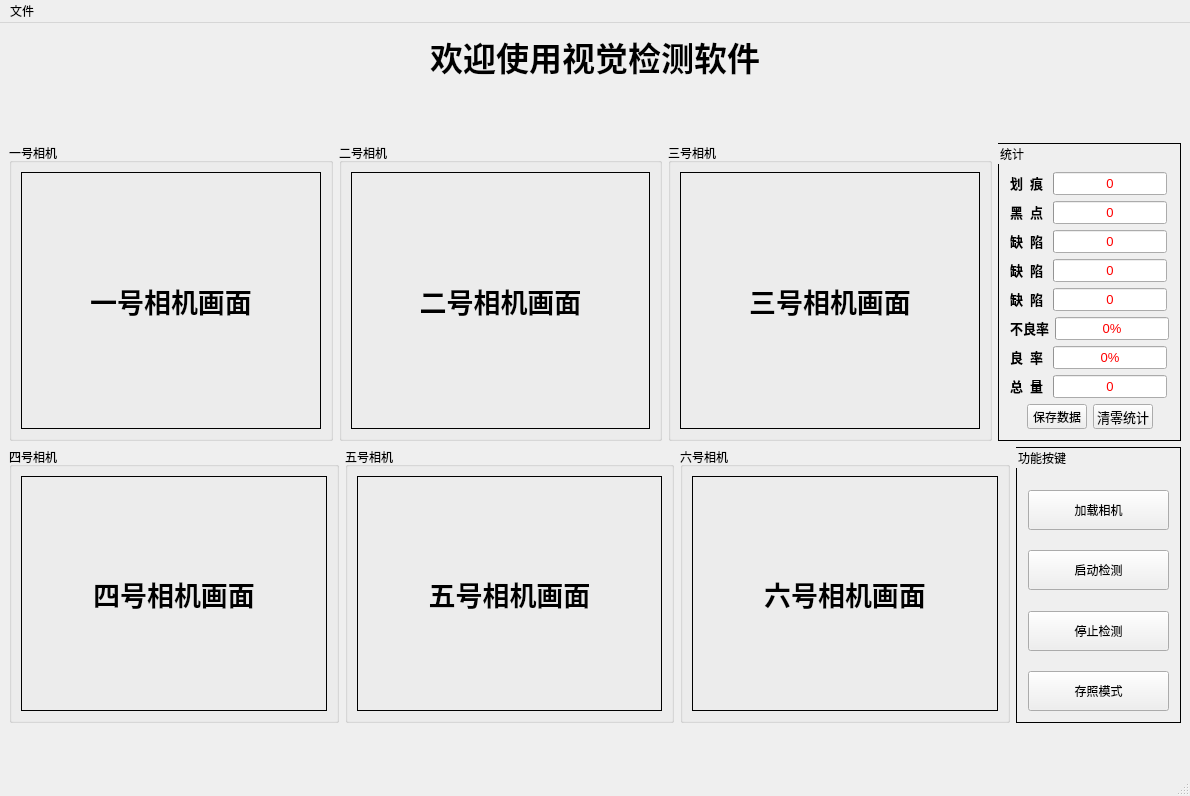
<?xml version="1.0" encoding="UTF-8"?>
<ui version="4.0">
 <class>MainWindow</class>
 <widget class="QMainWindow" name="MainWindow">
  <property name="geometry">
   <rect>
    <x>0</x>
    <y>0</y>
    <width>1190</width>
    <height>796</height>
   </rect>
  </property>
  <property name="windowTitle">
   <string>MainWindow</string>
  </property>
  <widget class="QWidget" name="centralwidget">
   <layout class="QHBoxLayout" name="horizontalLayout_15">
    <item>
     <layout class="QVBoxLayout" name="verticalLayout_3" stretch="0,0,6,6,0">
      <item>
       <widget class="QLabel" name="label">
        <property name="font">
         <font>
          <pointsize>25</pointsize>
          <weight>75</weight>
          <bold>true</bold>
         </font>
        </property>
        <property name="text">
         <string>欢迎使用视觉检测软件</string>
        </property>
        <property name="alignment">
         <set>Qt::AlignCenter</set>
        </property>
       </widget>
      </item>
      <item>
       <widget class="QLabel" name="label_time">
        <property name="minimumSize">
         <size>
          <width>0</width>
          <height>50</height>
         </size>
        </property>
        <property name="maximumSize">
         <size>
          <width>16777215</width>
          <height>50</height>
         </size>
        </property>
        <property name="font">
         <font>
          <pointsize>15</pointsize>
          <weight>75</weight>
          <bold>true</bold>
         </font>
        </property>
        <property name="text">
         <string/>
        </property>
        <property name="alignment">
         <set>Qt::AlignCenter</set>
        </property>
       </widget>
      </item>
      <item>
       <layout class="QHBoxLayout" name="horizontalLayout_4" stretch="2,2,2,1">
        <item>
         <widget class="QGroupBox" name="groupBox">
          <property name="title">
           <string>一号相机</string>
          </property>
          <layout class="QHBoxLayout" name="horizontalLayout_8">
           <item>
            <widget class="QLabel" name="label1_camera">
             <property name="font">
              <font>
               <pointsize>20</pointsize>
               <weight>75</weight>
               <bold>true</bold>
              </font>
             </property>
             <property name="frameShape">
              <enum>QFrame::Box</enum>
             </property>
             <property name="text">
              <string>一号相机画面</string>
             </property>
             <property name="alignment">
              <set>Qt::AlignCenter</set>
             </property>
            </widget>
           </item>
          </layout>
         </widget>
        </item>
        <item>
         <widget class="QGroupBox" name="groupBox_2">
          <property name="title">
           <string>二号相机</string>
          </property>
          <layout class="QHBoxLayout" name="horizontalLayout_9">
           <item>
            <widget class="QLabel" name="label2_camera">
             <property name="font">
              <font>
               <pointsize>20</pointsize>
               <weight>75</weight>
               <bold>true</bold>
              </font>
             </property>
             <property name="frameShape">
              <enum>QFrame::Box</enum>
             </property>
             <property name="text">
              <string>二号相机画面</string>
             </property>
             <property name="alignment">
              <set>Qt::AlignCenter</set>
             </property>
            </widget>
           </item>
          </layout>
         </widget>
        </item>
        <item>
         <widget class="QGroupBox" name="groupBox_3">
          <property name="title">
           <string>三号相机</string>
          </property>
          <layout class="QHBoxLayout" name="horizontalLayout_10">
           <item>
            <widget class="QLabel" name="label3_camera">
             <property name="font">
              <font>
               <pointsize>20</pointsize>
               <weight>75</weight>
               <bold>true</bold>
              </font>
             </property>
             <property name="frameShape">
              <enum>QFrame::Box</enum>
             </property>
             <property name="text">
              <string>三号相机画面</string>
             </property>
             <property name="alignment">
              <set>Qt::AlignCenter</set>
             </property>
            </widget>
           </item>
          </layout>
         </widget>
        </item>
        <item>
         <widget class="QGroupBox" name="groupBox_0">
          <property name="styleSheet">
           <string notr="true">QGroupBox#groupBox_0 { border: 1px solid black;}</string>
          </property>
          <property name="title">
           <string>统计</string>
          </property>
          <layout class="QHBoxLayout" name="horizontalLayout_20">
           <item>
            <layout class="QVBoxLayout" name="verticalLayout">
             <item>
              <layout class="QHBoxLayout" name="horizontalLayout" stretch="1,1,4,1">
               <item>
                <widget class="QLabel" name="label_sctatch_">
                 <property name="maximumSize">
                  <size>
                   <width>44</width>
                   <height>20</height>
                  </size>
                 </property>
                 <property name="font">
                  <font>
                   <pointsize>10</pointsize>
                   <weight>75</weight>
                   <bold>true</bold>
                  </font>
                 </property>
                 <property name="text">
                  <string>划  痕</string>
                 </property>
                </widget>
               </item>
               <item>
                <spacer name="horizontalSpacer">
                 <property name="orientation">
                  <enum>Qt::Horizontal</enum>
                 </property>
                 <property name="sizeHint" stdset="0">
                  <size>
                   <width>20</width>
                   <height>20</height>
                  </size>
                 </property>
                </spacer>
               </item>
               <item>
                <widget class="QProgressBar" name="sctatch_progressBar">
                 <property name="minimumSize">
                  <size>
                   <width>114</width>
                   <height>0</height>
                  </size>
                 </property>
                 <property name="font">
                  <font>
                   <pointsize>10</pointsize>
                  </font>
                 </property>
                 <property name="styleSheet">
                  <string notr="true">QProgressBar {color: red;}</string>
                 </property>
                 <property name="value">
                  <number>0</number>
                 </property>
                 <property name="alignment">
                  <set>Qt::AlignCenter</set>
                 </property>
                 <property name="invertedAppearance">
                  <bool>false</bool>
                 </property>
                 <property name="textDirection">
                  <enum>QProgressBar::TopToBottom</enum>
                 </property>
                 <property name="format">
                  <string>%v</string>
                 </property>
                </widget>
               </item>
               <item>
                <spacer name="horizontalSpacer_2">
                 <property name="orientation">
                  <enum>Qt::Horizontal</enum>
                 </property>
                 <property name="sizeHint" stdset="0">
                  <size>
                   <width>20</width>
                   <height>20</height>
                  </size>
                 </property>
                </spacer>
               </item>
              </layout>
             </item>
             <item>
              <layout class="QHBoxLayout" name="horizontalLayout_2" stretch="1,1,4,1">
               <item>
                <widget class="QLabel" name="label_blackpoint_">
                 <property name="maximumSize">
                  <size>
                   <width>44</width>
                   <height>20</height>
                  </size>
                 </property>
                 <property name="font">
                  <font>
                   <pointsize>10</pointsize>
                   <weight>75</weight>
                   <bold>true</bold>
                  </font>
                 </property>
                 <property name="text">
                  <string>黑  点</string>
                 </property>
                </widget>
               </item>
               <item>
                <spacer name="horizontalSpacer_3">
                 <property name="orientation">
                  <enum>Qt::Horizontal</enum>
                 </property>
                 <property name="sizeHint" stdset="0">
                  <size>
                   <width>20</width>
                   <height>20</height>
                  </size>
                 </property>
                </spacer>
               </item>
               <item>
                <widget class="QProgressBar" name="blackpoint_progressBar">
                 <property name="minimumSize">
                  <size>
                   <width>114</width>
                   <height>0</height>
                  </size>
                 </property>
                 <property name="font">
                  <font>
                   <pointsize>10</pointsize>
                  </font>
                 </property>
                 <property name="styleSheet">
                  <string notr="true">QProgressBar {color: red;}</string>
                 </property>
                 <property name="value">
                  <number>0</number>
                 </property>
                 <property name="alignment">
                  <set>Qt::AlignCenter</set>
                 </property>
                 <property name="format">
                  <string>%v</string>
                 </property>
                </widget>
               </item>
               <item>
                <spacer name="horizontalSpacer_4">
                 <property name="orientation">
                  <enum>Qt::Horizontal</enum>
                 </property>
                 <property name="sizeHint" stdset="0">
                  <size>
                   <width>20</width>
                   <height>20</height>
                  </size>
                 </property>
                </spacer>
               </item>
              </layout>
             </item>
             <item>
              <layout class="QHBoxLayout" name="horizontalLayout_3" stretch="1,1,4,1">
               <item>
                <widget class="QLabel" name="label_nodefine0_">
                 <property name="maximumSize">
                  <size>
                   <width>44</width>
                   <height>20</height>
                  </size>
                 </property>
                 <property name="font">
                  <font>
                   <pointsize>10</pointsize>
                   <weight>75</weight>
                   <bold>true</bold>
                  </font>
                 </property>
                 <property name="text">
                  <string>缺  陷</string>
                 </property>
                </widget>
               </item>
               <item>
                <spacer name="horizontalSpacer_5">
                 <property name="orientation">
                  <enum>Qt::Horizontal</enum>
                 </property>
                 <property name="sizeHint" stdset="0">
                  <size>
                   <width>20</width>
                   <height>20</height>
                  </size>
                 </property>
                </spacer>
               </item>
               <item>
                <widget class="QProgressBar" name="nodefine0_progressBar">
                 <property name="minimumSize">
                  <size>
                   <width>114</width>
                   <height>0</height>
                  </size>
                 </property>
                 <property name="font">
                  <font>
                   <pointsize>10</pointsize>
                  </font>
                 </property>
                 <property name="styleSheet">
                  <string notr="true">QProgressBar {color: red;}</string>
                 </property>
                 <property name="value">
                  <number>0</number>
                 </property>
                 <property name="alignment">
                  <set>Qt::AlignCenter</set>
                 </property>
                 <property name="format">
                  <string>%v</string>
                 </property>
                </widget>
               </item>
               <item>
                <spacer name="horizontalSpacer_6">
                 <property name="orientation">
                  <enum>Qt::Horizontal</enum>
                 </property>
                 <property name="sizeHint" stdset="0">
                  <size>
                   <width>20</width>
                   <height>20</height>
                  </size>
                 </property>
                </spacer>
               </item>
              </layout>
             </item>
             <item>
              <layout class="QHBoxLayout" name="horizontalLayout_6" stretch="1,1,4,1">
               <item>
                <widget class="QLabel" name="label_nodefine1_">
                 <property name="maximumSize">
                  <size>
                   <width>44</width>
                   <height>20</height>
                  </size>
                 </property>
                 <property name="font">
                  <font>
                   <pointsize>10</pointsize>
                   <weight>75</weight>
                   <bold>true</bold>
                  </font>
                 </property>
                 <property name="text">
                  <string>缺  陷</string>
                 </property>
                </widget>
               </item>
               <item>
                <spacer name="horizontalSpacer_7">
                 <property name="orientation">
                  <enum>Qt::Horizontal</enum>
                 </property>
                 <property name="sizeHint" stdset="0">
                  <size>
                   <width>20</width>
                   <height>20</height>
                  </size>
                 </property>
                </spacer>
               </item>
               <item>
                <widget class="QProgressBar" name="nodefine1_progressBar">
                 <property name="minimumSize">
                  <size>
                   <width>114</width>
                   <height>0</height>
                  </size>
                 </property>
                 <property name="font">
                  <font>
                   <pointsize>10</pointsize>
                  </font>
                 </property>
                 <property name="styleSheet">
                  <string notr="true">QProgressBar {color: red;}</string>
                 </property>
                 <property name="value">
                  <number>0</number>
                 </property>
                 <property name="alignment">
                  <set>Qt::AlignCenter</set>
                 </property>
                 <property name="format">
                  <string>%v</string>
                 </property>
                </widget>
               </item>
               <item>
                <spacer name="horizontalSpacer_8">
                 <property name="orientation">
                  <enum>Qt::Horizontal</enum>
                 </property>
                 <property name="sizeHint" stdset="0">
                  <size>
                   <width>20</width>
                   <height>20</height>
                  </size>
                 </property>
                </spacer>
               </item>
              </layout>
             </item>
             <item>
              <layout class="QHBoxLayout" name="horizontalLayout_7" stretch="1,1,4,1">
               <item>
                <widget class="QLabel" name="label_nodefine2_">
                 <property name="maximumSize">
                  <size>
                   <width>44</width>
                   <height>20</height>
                  </size>
                 </property>
                 <property name="font">
                  <font>
                   <pointsize>10</pointsize>
                   <weight>75</weight>
                   <bold>true</bold>
                  </font>
                 </property>
                 <property name="text">
                  <string>缺  陷</string>
                 </property>
                </widget>
               </item>
               <item>
                <spacer name="horizontalSpacer_9">
                 <property name="orientation">
                  <enum>Qt::Horizontal</enum>
                 </property>
                 <property name="sizeHint" stdset="0">
                  <size>
                   <width>20</width>
                   <height>20</height>
                  </size>
                 </property>
                </spacer>
               </item>
               <item>
                <widget class="QProgressBar" name="nodefine2_progressBar">
                 <property name="minimumSize">
                  <size>
                   <width>114</width>
                   <height>0</height>
                  </size>
                 </property>
                 <property name="font">
                  <font>
                   <pointsize>10</pointsize>
                  </font>
                 </property>
                 <property name="styleSheet">
                  <string notr="true">QProgressBar {color: red;}</string>
                 </property>
                 <property name="value">
                  <number>0</number>
                 </property>
                 <property name="alignment">
                  <set>Qt::AlignCenter</set>
                 </property>
                 <property name="format">
                  <string>%v</string>
                 </property>
                </widget>
               </item>
               <item>
                <spacer name="horizontalSpacer_10">
                 <property name="orientation">
                  <enum>Qt::Horizontal</enum>
                 </property>
                 <property name="sizeHint" stdset="0">
                  <size>
                   <width>20</width>
                   <height>20</height>
                  </size>
                 </property>
                </spacer>
               </item>
              </layout>
             </item>
             <item>
              <layout class="QHBoxLayout" name="horizontalLayout_16" stretch="1,1,4,1">
               <item>
                <widget class="QLabel" name="label_defective_rate_">
                 <property name="maximumSize">
                  <size>
                   <width>44</width>
                   <height>20</height>
                  </size>
                 </property>
                 <property name="font">
                  <font>
                   <pointsize>10</pointsize>
                   <weight>75</weight>
                   <bold>true</bold>
                  </font>
                 </property>
                 <property name="text">
                  <string>不良率</string>
                 </property>
                </widget>
               </item>
               <item>
                <spacer name="horizontalSpacer_11">
                 <property name="orientation">
                  <enum>Qt::Horizontal</enum>
                 </property>
                 <property name="sizeHint" stdset="0">
                  <size>
                   <width>20</width>
                   <height>20</height>
                  </size>
                 </property>
                </spacer>
               </item>
               <item>
                <widget class="QProgressBar" name="defective_rate_progressBar">
                 <property name="minimumSize">
                  <size>
                   <width>114</width>
                   <height>0</height>
                  </size>
                 </property>
                 <property name="font">
                  <font>
                   <pointsize>10</pointsize>
                  </font>
                 </property>
                 <property name="styleSheet">
                  <string notr="true">QProgressBar {color: red;}</string>
                 </property>
                 <property name="value">
                  <number>0</number>
                 </property>
                 <property name="alignment">
                  <set>Qt::AlignCenter</set>
                 </property>
                 <property name="format">
                  <string>%p%</string>
                 </property>
                </widget>
               </item>
               <item>
                <spacer name="horizontalSpacer_12">
                 <property name="orientation">
                  <enum>Qt::Horizontal</enum>
                 </property>
                 <property name="sizeHint" stdset="0">
                  <size>
                   <width>20</width>
                   <height>20</height>
                  </size>
                 </property>
                </spacer>
               </item>
              </layout>
             </item>
             <item>
              <layout class="QHBoxLayout" name="horizontalLayout_17" stretch="1,1,4,1">
               <item>
                <widget class="QLabel" name="label_yield_rate_">
                 <property name="maximumSize">
                  <size>
                   <width>44</width>
                   <height>20</height>
                  </size>
                 </property>
                 <property name="font">
                  <font>
                   <pointsize>10</pointsize>
                   <weight>75</weight>
                   <bold>true</bold>
                  </font>
                 </property>
                 <property name="text">
                  <string>良  率</string>
                 </property>
                </widget>
               </item>
               <item>
                <spacer name="horizontalSpacer_13">
                 <property name="orientation">
                  <enum>Qt::Horizontal</enum>
                 </property>
                 <property name="sizeHint" stdset="0">
                  <size>
                   <width>20</width>
                   <height>20</height>
                  </size>
                 </property>
                </spacer>
               </item>
               <item>
                <widget class="QProgressBar" name="yield_rate_progressBar">
                 <property name="minimumSize">
                  <size>
                   <width>114</width>
                   <height>0</height>
                  </size>
                 </property>
                 <property name="font">
                  <font>
                   <pointsize>10</pointsize>
                  </font>
                 </property>
                 <property name="styleSheet">
                  <string notr="true">QProgressBar {color: red;}</string>
                 </property>
                 <property name="value">
                  <number>0</number>
                 </property>
                 <property name="alignment">
                  <set>Qt::AlignCenter</set>
                 </property>
                 <property name="format">
                  <string>%p%</string>
                 </property>
                </widget>
               </item>
               <item>
                <spacer name="horizontalSpacer_14">
                 <property name="orientation">
                  <enum>Qt::Horizontal</enum>
                 </property>
                 <property name="sizeHint" stdset="0">
                  <size>
                   <width>20</width>
                   <height>20</height>
                  </size>
                 </property>
                </spacer>
               </item>
              </layout>
             </item>
             <item>
              <layout class="QHBoxLayout" name="horizontalLayout_18" stretch="1,1,4,1">
               <item>
                <widget class="QLabel" name="label_total_production_">
                 <property name="maximumSize">
                  <size>
                   <width>44</width>
                   <height>20</height>
                  </size>
                 </property>
                 <property name="font">
                  <font>
                   <pointsize>10</pointsize>
                   <weight>75</weight>
                   <bold>true</bold>
                  </font>
                 </property>
                 <property name="text">
                  <string>总  量</string>
                 </property>
                </widget>
               </item>
               <item>
                <spacer name="horizontalSpacer_15">
                 <property name="orientation">
                  <enum>Qt::Horizontal</enum>
                 </property>
                 <property name="sizeHint" stdset="0">
                  <size>
                   <width>20</width>
                   <height>20</height>
                  </size>
                 </property>
                </spacer>
               </item>
               <item>
                <widget class="QProgressBar" name="total_production_progressBar">
                 <property name="minimumSize">
                  <size>
                   <width>114</width>
                   <height>0</height>
                  </size>
                 </property>
                 <property name="font">
                  <font>
                   <pointsize>10</pointsize>
                  </font>
                 </property>
                 <property name="styleSheet">
                  <string notr="true">QProgressBar {color: red;}</string>
                 </property>
                 <property name="value">
                  <number>0</number>
                 </property>
                 <property name="alignment">
                  <set>Qt::AlignCenter</set>
                 </property>
                 <property name="format">
                  <string>%v</string>
                 </property>
                </widget>
               </item>
               <item>
                <spacer name="horizontalSpacer_16">
                 <property name="orientation">
                  <enum>Qt::Horizontal</enum>
                 </property>
                 <property name="sizeHint" stdset="0">
                  <size>
                   <width>20</width>
                   <height>20</height>
                  </size>
                 </property>
                </spacer>
               </item>
              </layout>
             </item>
             <item>
              <layout class="QHBoxLayout" name="horizontalLayout_19" stretch="1,0,2,1">
               <item>
                <spacer name="horizontalSpacer_17">
                 <property name="orientation">
                  <enum>Qt::Horizontal</enum>
                 </property>
                 <property name="sizeHint" stdset="0">
                  <size>
                   <width>40</width>
                   <height>20</height>
                  </size>
                 </property>
                </spacer>
               </item>
               <item>
                <widget class="QPushButton" name="save_data_pushButton">
                 <property name="minimumSize">
                  <size>
                   <width>0</width>
                   <height>25</height>
                  </size>
                 </property>
                 <property name="maximumSize">
                  <size>
                   <width>60</width>
                   <height>25</height>
                  </size>
                 </property>
                 <property name="text">
                  <string>保存数据</string>
                 </property>
                </widget>
               </item>
               <item>
                <widget class="QPushButton" name="cleardata_pushButton">
                 <property name="minimumSize">
                  <size>
                   <width>0</width>
                   <height>25</height>
                  </size>
                 </property>
                 <property name="maximumSize">
                  <size>
                   <width>60</width>
                   <height>25</height>
                  </size>
                 </property>
                 <property name="font">
                  <font>
                   <pointsize>10</pointsize>
                   <weight>50</weight>
                   <bold>false</bold>
                  </font>
                 </property>
                 <property name="text">
                  <string>清零统计</string>
                 </property>
                </widget>
               </item>
               <item>
                <spacer name="horizontalSpacer_18">
                 <property name="orientation">
                  <enum>Qt::Horizontal</enum>
                 </property>
                 <property name="sizeHint" stdset="0">
                  <size>
                   <width>40</width>
                   <height>20</height>
                  </size>
                 </property>
                </spacer>
               </item>
              </layout>
             </item>
            </layout>
           </item>
          </layout>
         </widget>
        </item>
       </layout>
      </item>
      <item>
       <layout class="QHBoxLayout" name="horizontalLayout_14" stretch="2,2,2,1">
        <item>
         <widget class="QGroupBox" name="groupBox_4">
          <property name="title">
           <string>四号相机</string>
          </property>
          <layout class="QHBoxLayout" name="horizontalLayout_11">
           <item>
            <widget class="QLabel" name="label4_camera">
             <property name="font">
              <font>
               <pointsize>20</pointsize>
               <weight>75</weight>
               <bold>true</bold>
              </font>
             </property>
             <property name="frameShape">
              <enum>QFrame::Box</enum>
             </property>
             <property name="text">
              <string>四号相机画面</string>
             </property>
             <property name="alignment">
              <set>Qt::AlignCenter</set>
             </property>
            </widget>
           </item>
          </layout>
         </widget>
        </item>
        <item>
         <widget class="QGroupBox" name="groupBox_5">
          <property name="title">
           <string>五号相机</string>
          </property>
          <layout class="QHBoxLayout" name="horizontalLayout_12">
           <item>
            <widget class="QLabel" name="label5_camera">
             <property name="font">
              <font>
               <pointsize>20</pointsize>
               <weight>75</weight>
               <bold>true</bold>
              </font>
             </property>
             <property name="frameShape">
              <enum>QFrame::Box</enum>
             </property>
             <property name="text">
              <string>五号相机画面</string>
             </property>
             <property name="alignment">
              <set>Qt::AlignCenter</set>
             </property>
            </widget>
           </item>
          </layout>
         </widget>
        </item>
        <item>
         <widget class="QGroupBox" name="groupBox_6">
          <property name="title">
           <string>六号相机</string>
          </property>
          <layout class="QHBoxLayout" name="horizontalLayout_13">
           <item>
            <widget class="QLabel" name="label6_camera">
             <property name="font">
              <font>
               <pointsize>20</pointsize>
               <weight>75</weight>
               <bold>true</bold>
              </font>
             </property>
             <property name="frameShape">
              <enum>QFrame::Box</enum>
             </property>
             <property name="text">
              <string>六号相机画面</string>
             </property>
             <property name="alignment">
              <set>Qt::AlignCenter</set>
             </property>
            </widget>
           </item>
          </layout>
         </widget>
        </item>
        <item>
         <widget class="QGroupBox" name="groupBox_7">
          <property name="styleSheet">
           <string notr="true">QGroupBox#groupBox_7 { border: 1px solid black;}</string>
          </property>
          <property name="title">
           <string>功能按键</string>
          </property>
          <layout class="QHBoxLayout" name="horizontalLayout_5">
           <item>
            <layout class="QVBoxLayout" name="verticalLayout_2">
             <item>
              <spacer name="verticalSpacer">
               <property name="orientation">
                <enum>Qt::Vertical</enum>
               </property>
               <property name="sizeHint" stdset="0">
                <size>
                 <width>20</width>
                 <height>40</height>
                </size>
               </property>
              </spacer>
             </item>
             <item>
              <widget class="QPushButton" name="loadcamera_pushButton">
               <property name="minimumSize">
                <size>
                 <width>88</width>
                 <height>40</height>
                </size>
               </property>
               <property name="text">
                <string>加载相机</string>
               </property>
              </widget>
             </item>
             <item>
              <spacer name="verticalSpacer_6">
               <property name="orientation">
                <enum>Qt::Vertical</enum>
               </property>
               <property name="sizeHint" stdset="0">
                <size>
                 <width>20</width>
                 <height>40</height>
                </size>
               </property>
              </spacer>
             </item>
             <item>
              <widget class="QPushButton" name="pushButton">
               <property name="minimumSize">
                <size>
                 <width>88</width>
                 <height>40</height>
                </size>
               </property>
               <property name="text">
                <string>启动检测</string>
               </property>
              </widget>
             </item>
             <item>
              <spacer name="verticalSpacer_2">
               <property name="orientation">
                <enum>Qt::Vertical</enum>
               </property>
               <property name="sizeHint" stdset="0">
                <size>
                 <width>20</width>
                 <height>40</height>
                </size>
               </property>
              </spacer>
             </item>
             <item>
              <widget class="QPushButton" name="stop_pushButton">
               <property name="minimumSize">
                <size>
                 <width>88</width>
                 <height>40</height>
                </size>
               </property>
               <property name="text">
                <string>停止检测</string>
               </property>
               <property name="checkable">
                <bool>true</bool>
               </property>
              </widget>
             </item>
             <item>
              <spacer name="verticalSpacer_7">
               <property name="orientation">
                <enum>Qt::Vertical</enum>
               </property>
               <property name="sizeHint" stdset="0">
                <size>
                 <width>20</width>
                 <height>40</height>
                </size>
               </property>
              </spacer>
             </item>
             <item>
              <widget class="QPushButton" name="save_pic_mode_pushButton">
               <property name="minimumSize">
                <size>
                 <width>88</width>
                 <height>40</height>
                </size>
               </property>
               <property name="text">
                <string>存照模式</string>
               </property>
               <property name="checkable">
                <bool>true</bool>
               </property>
              </widget>
             </item>
            </layout>
           </item>
          </layout>
         </widget>
        </item>
       </layout>
      </item>
      <item>
       <spacer name="verticalSpacer_3">
        <property name="orientation">
         <enum>Qt::Vertical</enum>
        </property>
        <property name="sizeHint" stdset="0">
         <size>
          <width>20</width>
          <height>40</height>
         </size>
        </property>
       </spacer>
      </item>
     </layout>
    </item>
   </layout>
  </widget>
  <widget class="QMenuBar" name="menubar">
   <property name="geometry">
    <rect>
     <x>0</x>
     <y>0</y>
     <width>1190</width>
     <height>23</height>
    </rect>
   </property>
   <widget class="QMenu" name="menu">
    <property name="title">
     <string>文件</string>
    </property>
    <addaction name="setting_action"/>
   </widget>
   <addaction name="menu"/>
  </widget>
  <widget class="QStatusBar" name="statusbar">
   <property name="font">
    <font>
     <pointsize>12</pointsize>
     <weight>75</weight>
     <bold>true</bold>
    </font>
   </property>
  </widget>
  <action name="setting_action">
   <property name="text">
    <string>设置</string>
   </property>
  </action>
 </widget>
 <resources/>
 <connections/>
</ui>
